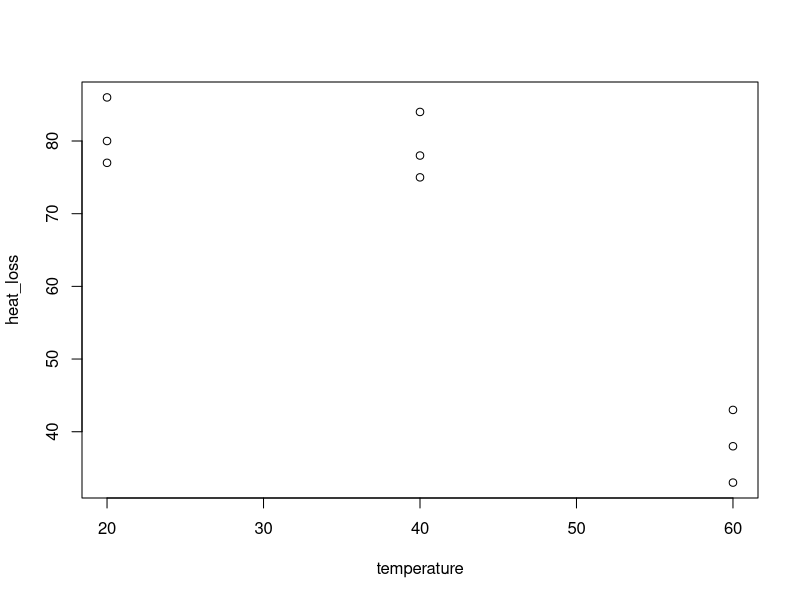
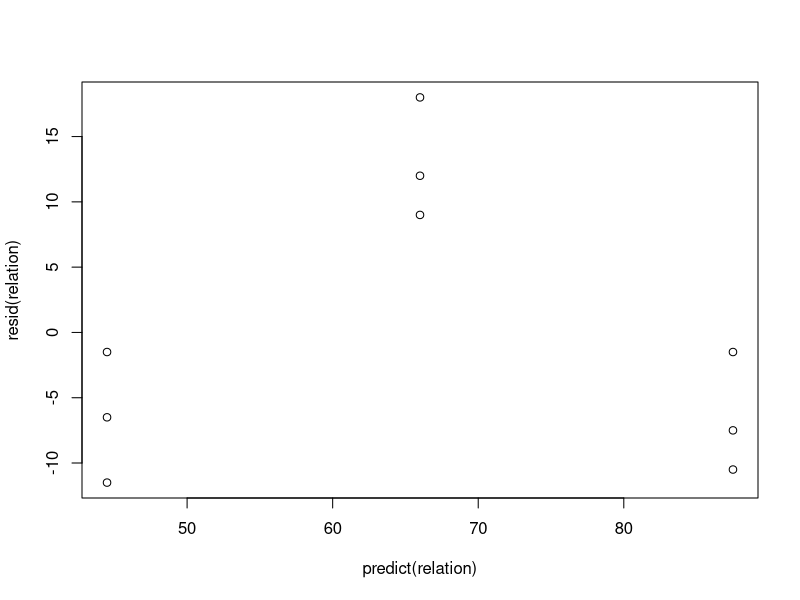

Write R code to recreate these figures, in order.
 
heat_loss <- c(86,80,77 , 78,84,75 ,33,38,43)
temperature <- c(20,20,20,40,40,40,60,60,60)
plot(temperature,heat_loss)
# Apply the lm() function.
relation <- lm(heat_loss~temperature)

print(summary(relation))
 # linear regression model : y= 109-1.07*x
anova(relation)
#  y and y-ycap for the nine observations
cbind( temperature,heat_loss,predict(relation),resid(relation))
plot(predict(relation),resid(relation))
